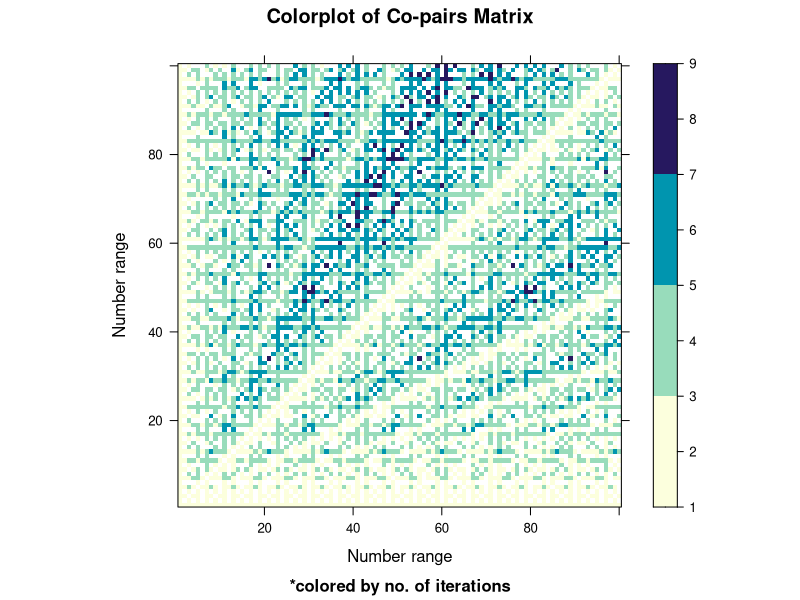
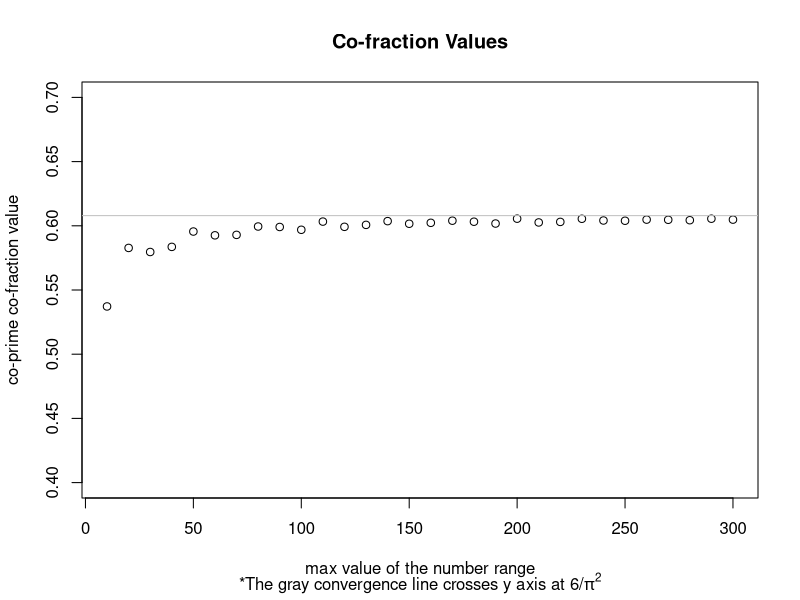

Recreate these plots in R, in order.
# Name:Atish Dixit
# Roll No.: CMS1512
# Assignment No.: 6
# Date created/ modified: 01-11-15 / 03-10-15


library('lattice')

#function to calculate the GCD
gcd <- function(num1,num2,iter_count)
{
count <- 0
if (num1==0)
	{
	if(!missing(iter_count))	return(count)
	else				return(num2)
	}
if (num2==0)
	{	
	if(!missing(iter_count))	return(count)
	else				return(num1)
	}
while(num2!=0)
	{
	remainder <- num1 %% num2
	num1 <- num2
	num2 <- remainder
	count <- count + 1
	}	

if(!missing(iter_count))	return(count)
else				return(num1)
}

#function to generate the matrix
iter_matrix <- function(number_range)
{
iter_matrix <- matrix(0,number_range,number_range)
for (i in 1:number_range)
	for (j in 1:number_range)
			if (gcd(i,j) == 1)
				iter_matrix[i,j] = gcd( i, j, iter_count)
return(iter_matrix)
}

#Analysis of obtained results
pdf('cms-1512-6.pdf')

 range_max <- 100
 co_pair_matrix <- iter_matrix(range_max)	
 print( levelplot( co_pair_matrix, at = seq(1,max(co_pair_matrix), 2) , xlab = 'Number range', ylab = 'Number range', main = 'Colorplot of Co-pairs Matrix',sub='*colored by no. of iterations' ) ) 

 range <- seq(10,300,10)
 fraction <- NULL
 for (i in 1:length(range))
	{
	fraction <- c(fraction, (length( which (iter_matrix (range[i] ) != 0 ) ) + 2) / (range[i]+1)^2 )
	}

 plot(range, fraction, ylim = c(0.4,0.7), ylab = 'co-prime co-fraction value', xlab = 'max value of the number range', main = 'Co-fraction Values', sub = expression ( paste('*The gray convergence line crosses y axis at 6/',pi^{2}) )  )
 abline(h=6/pi^2, col = "gray")

dev.off()

